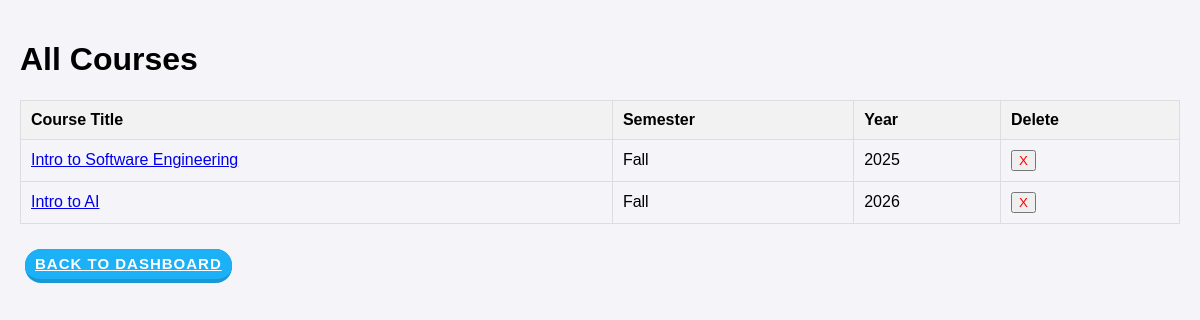
Page /courses/ on the earlier database version.
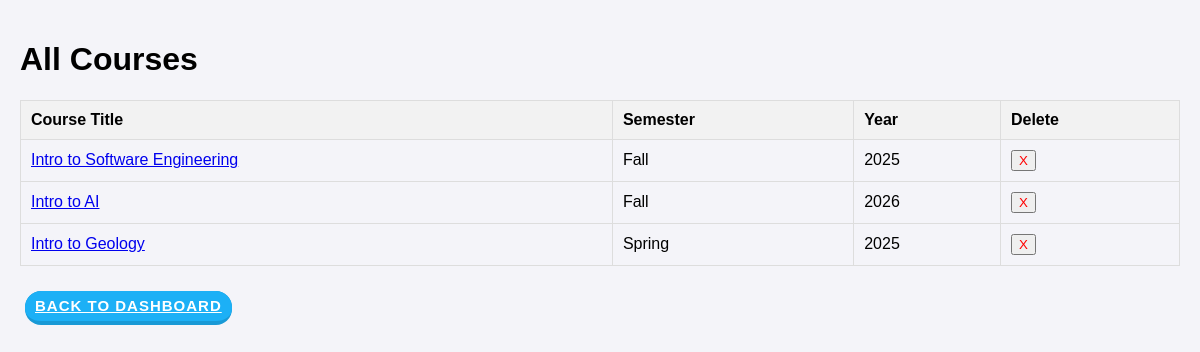
Same page on the later database version.
### ScheduleAppData/models.py (models this page shows)
class Courses(models.Model):
    Id = models.AutoField(primary_key=True)
    CourseName = models.CharField(max_length=120)
    Semester = models.CharField(max_length=120)
    Year = models.IntegerField()

### ScheduleAppData/views.py (the view, shortened to what this page needs)
# urls.py: path('courses/', Courses.as_view()),
class Courses(View):
    def get(self, request):
        from ScheduleAppData.models import Courses
        Courses = Courses.objects.all().values("CourseName", "Semester", "Year", "Id")
        return render(request, "Courses.html", {'Courses': Courses})

### templates/Courses.html (shortened to what this page needs)
{% load static %}
<!DOCTYPE html>
<html lang="en">
<head>
    <link rel="stylesheet" href="{% static 'css/styles.css' %}">
</head>
<body>
    <div class="container">
        <h1>All Courses</h1>
        <table class="table-class">
            <thead>
                <tr>
                    <th>Course Title</th>
                    <th>Semester</th>
                    <th>Year</th>
                    <th>Delete</th>
                </tr>
            </thead>
            <tbody>
                {% for Course in Courses %}
                <tr>
                    <td>
                        <a href="{% url 'course_page' Course.Id %}">{{ Course.CourseName }}</a>
                    </td>
                    <td>{{ Course.Semester }}</td>
                    <td>{{ Course.Year }}</td>
                    <td>
                        <form method="POST" action="/courses/">
                            <button type="submit" style="color: red;">X</button>
                        </form>
                    </td>
                </tr>
                {% endfor %}
            </tbody>
        </table>
        <a href="/adminDashboard/" class="button">Back to Dashboard</a>
    </div>
</body>
</html>

### static/css/styles.css (style rules this page uses)
body { font-family: Arial, sans-serif; margin: 0; padding: 0; background-color: #f4f4f9; }
.container { max-width: 1200px; margin: 0 auto; padding: 20px; }
.button { appearance: button; background-color: #1899D6; border: solid transparent; border-radius: 16px; border-width: 0 0 4px; box-sizing: border-box; color: #FFFFFF; cursor: pointer; display: inline-block; font-family: din-round,sans-serif; font-size: 15px; font-weight: 700; letter-spacing: 1px; line-height: 10px; margin: 5px; outline: none; overflow: visible; padding: 10px; text-align: center; text-transform: uppercase; touch-action: manipulation; transform: translateZ(0); transition: filter .2s; user-select: none; -webkit-user-select: none; vertical-align: middle; white-space: nowrap; width: auto; }
.button:after { background-clip: padding-box; background-color: #1CB0F6; border: solid transparent; border-radius: 16px; border-width: 0 0 4px; bottom: -4px; content: ""; left: 0; position: absolute; right: 0; top: 0; z-index: -1; }
.button, .button:focus { user-select: auto; }
.table-class { width: 100%; border-collapse: collapse; margin: 20px 0; }
.table-class th, td { padding: 10px; text-align: left; border: 1px solid #ddd; }
.table-class th { background-color: #f2f2f2; }

Differences in the rows shown:
added Courses: CourseName "Intro to Geology", Semester "Spring", Year "2025"
